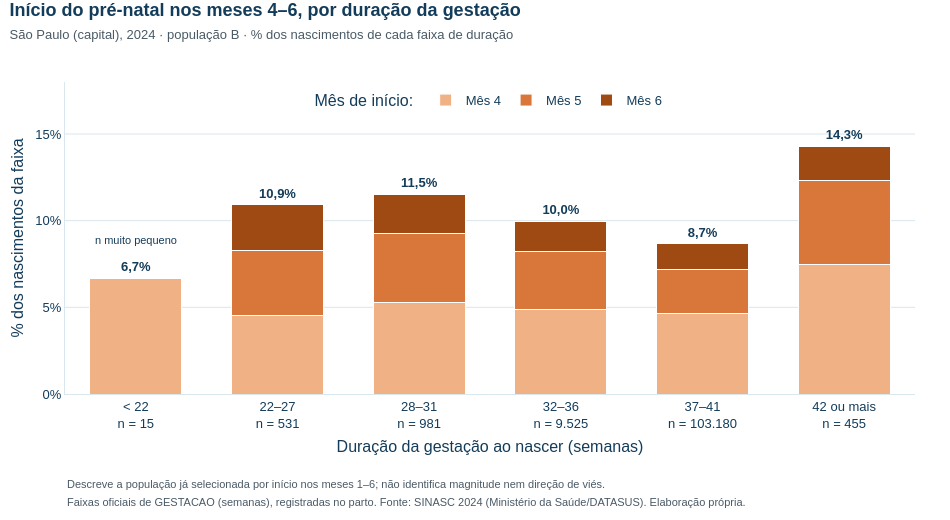

Notebook source saved alongside this figure:
### Code cell
validas = contagens.drop(index=["Total", IGNORADA])
tardios = validas[[4, 5, 6]]
pct_tardio = tardios.div(validas.Total, axis=0) * 100
total_t0 = pct_tardio.sum(axis=1)
rotulos = [f"{faixa}<br>n = {fmt(n)}" for faixa, n in validas.Total.items()]

figura = go.Figure()
for mes, cor in zip([4, 5, 6], RAMPA_T0):
    figura.add_bar(
        x=rotulos, y=pct_tardio[mes], name=f"Mês {mes}", marker=dict(color=cor, line=dict(color="white", width=1)),
        customdata=[[faixa, int(n_mes), int(n_faixa), float(soma)]
                    for faixa, n_mes, n_faixa, soma in zip(validas.index, tardios[mes], validas.Total, total_t0)],
        hovertemplate=(f"<b>Início no mês {mes}</b><br>Duração: %{{customdata[0]}} semanas<br>"
                       "%{y:.2f}% dos nascimentos da faixa (%{customdata[1]:,.0f} de %{customdata[2]:,.0f})<br>"
                       "Meses 4–6 somados: %{customdata[3]:.2f}%<extra></extra>"))
figura.add_scatter(x=rotulos, y=total_t0 + 0.6, mode="text", showlegend=False, hoverinfo="skip",
                   text=[f"<b>{fmt(v, 1)}%</b>" for v in total_t0], textfont=dict(color=COR_TEXTO))
figura.add_annotation(x=rotulos[0], y=total_t0.iloc[0] + 2.2, showarrow=False, font=dict(size=11),
                      text="n muito pequeno")
layout_academico(
    figura, "Início do pré-natal nos meses 4–6, por duração da gestação",
    "São Paulo (capital), 2024 · população B · % dos nascimentos de cada faixa de duração",
    notas=["Descreve a população já selecionada por início nos meses 1–6; não identifica magnitude nem direção de viés.",
           "Faixas oficiais de GESTACAO (semanas), registradas no parto. " + FONTE_SINASC_2024],
    nome_arquivo="08_inicio_tardio_por_duracao", largura=950, altura=520)
figura.update_layout(barmode="stack", bargap=0.35,
                     legend=dict(orientation="h", x=0.5, xanchor="center", y=0.99, yanchor="top",
                                 title_text="Mês de início: ", bgcolor="rgba(255,255,255,0.85)",
                                 traceorder="normal"))
figura.update_xaxes(title="Duração da gestação ao nascer (semanas)")
figura.update_yaxes(title="% dos nascimentos da faixa", range=[0, 18], ticksuffix="%")
exibir_plotly(figura)

### Figure 1 — Plotly figure (JSON) as saved in the notebook; plotly's stock layout.template omitted (floating-point values rounded to 4 significant figures)
{"data": [{"customdata": [["< 22", 1, 15, 6.667], ["22–27", 24, 531, 10.92], ["28–31", 52, 981, 11.52], ["32–36", 467, 9525, 9.963], ["37–41", 4787, 103180, 8.655], ["42 ou mais", 34, 455, 14.29]], "hovertemplate": "<b>Início no mês 4</b><br>Duração: %{customdata[0]} semanas<br>%{y:.2f}% dos nascimentos da faixa (%{customdata[1]:,.0f} de %{customdata[2]:,.0f})<br>Meses 4–6 somados: %{customdata[3]:.2f}%<extra></extra>", "marker": {"color": "#F0B184", "line": {"color": "white", "width": 1}}, "name": "Mês 4", "x": ["< 22<br>n = 15", "22–27<br>n = 531", "28–31<br>n = 981", "32–36<br>n = 9.525", "37–41<br>n = 103.180", "42 ou mais<br>n = 455"], "y": [6.667, 4.52, 5.301, 4.903, 4.639, 7.473], "type": "bar"}, {"customdata": [["< 22", 0, 15, 6.667], ["22–27", 20, 531, 10.92], ["28–31", 39, 981, 11.52], ["32–36", 316, 9525, 9.963], ["37–41", 2607, 103180, 8.655], ["42 ou mais", 22, 455, 14.29]], "hovertemplate": "<b>Início no mês 5</b><br>Duração: %{customdata[0]} semanas<br>%{y:.2f}% dos nascimentos da faixa (%{customdata[1]:,.0f} de %{customdata[2]:,.0f})<br>Meses 4–6 somados: %{customdata[3]:.2f}%<extra></extra>", "marker": {"color": "#D9773A", "line": {"color": "white", "width": 1}}, "name": "Mês 5", "x": ["< 22<br>n = 15", "22–27<br>n = 531", "28–31<br>n = 981", "32–36<br>n = 9.525", "37–41<br>n = 103.180", "42 ou mais<br>n = 455"], "y": [0.0, 3.766, 3.976, 3.318, 2.527, 4.835], "type": "bar"}, {"customdata": [["< 22", 0, 15, 6.667], ["22–27", 14, 531, 10.92], ["28–31", 22, 981, 11.52], ["32–36", 166, 9525, 9.963], ["37–41", 1536, 103180, 8.655], ["42 ou mais", 9, 455, 14.29]], "hovertemplate": "<b>Início no mês 6</b><br>Duração: %{customdata[0]} semanas<br>%{y:.2f}% dos nascimentos da faixa (%{customdata[1]:,.0f} de %{customdata[2]:,.0f})<br>Meses 4–6 somados: %{customdata[3]:.2f}%<extra></extra>", "marker": {"color": "#9E4A12", "line": {"color": "white", "width": 1}}, "name": "Mês 6", "x": ["< 22<br>n = 15", "22–27<br>n = 531", "28–31<br>n = 981", "32–36<br>n = 9.525", "37–41<br>n = 103.180", "42 ou mais<br>n = 455"], "y": [0.0, 2.637, 2.243, 1.743, 1.489, 1.978], "type": "bar"}, {"hoverinfo": "skip", "mode": "text", "showlegend": false, "text": ["<b>6,7%</b>", "<b>10,9%</b>", "<b>11,5%</b>", "<b>10,0%</b>", "<b>8,7%</b>", "<b>14,3%</b>"], "textfont": {"color": "#133C5A"}, "x": ["< 22<br>n = 15", "22–27<br>n = 531", "28–31<br>n = 981", "32–36<br>n = 9.525", "37–41<br>n = 103.180", "42 ou mais<br>n = 455"], "y": [7.267, 11.52, 12.12, 10.56, 9.255, 14.89], "type": "scatter"}], "layout": {"annotations": [{"font": {"size": 11}, "showarrow": false, "text": "n muito pequeno", "x": "< 22<br>n = 15", "y": 8.867}, {"align": "left", "font": {"color": "#4A5A66", "size": 11}, "showarrow": false, "text": "Descreve a população já selecionada por início nos meses 1–6; não identifica magnitude nem direção de viés.", "x": 0, "xanchor": "left", "xref": "paper", "y": 0, "yanchor": "top", "yref": "paper", "yshift": -82}, {"align": "left", "font": {"color": "#4A5A66", "size": 11}, "showarrow": false, "text": "Faixas oficiais de GESTACAO (semanas), registradas no parto. Fonte: SINASC 2024 (Ministério da Saúde/DATASUS). Elaboração própria.", "x": 0, "xanchor": "left", "xref": "paper", "y": 0, "yanchor": "top", "yref": "paper", "yshift": -100}], "title": {"font": {"size": 18, "color": "#133C5A"}, "text": "<b>Início do pré-natal nos meses 4–6, por duração da gestação</b><br><span style='font-size:13px;color:#4A5A66'>São Paulo (capital), 2024 · população B · % dos nascimentos de cada faixa de duração</span>", "x": 0.01, "xanchor": "left", "y": 0.97, "yanchor": "top"}, "font": {"family": "Arial, Helvetica, sans-serif", "size": 13, "color": "#133C5A"}, "margin": {"t": 82, "b": 126}, "hoverlabel": {"font": {"family": "Arial, Helvetica, sans-serif", "size": 13, "color": "#133C5A"}, "bgcolor": "white", "bordercolor": "#D9E7EE"}, "legend": {"bgcolor": "rgba(255,255,255,0.85)", "title": {"text": "Mês de início: "}, "orientation": "h", "x": 0.5, "xanchor": "center", "y": 0.99, "yanchor": "top", "traceorder": "normal"}, "width": 950, "height": 520, "separators": ",.", "meta": {"nome_arquivo": "08_inicio_tardio_por_duracao"}, "barmode": "stack", "bargap": 0.35, "xaxis": {"title": {"text": "Duração da gestação ao nascer (semanas)"}}, "yaxis": {"title": {"text": "% dos nascimentos da faixa"}, "range": [0, 18], "ticksuffix": "%"}}}
